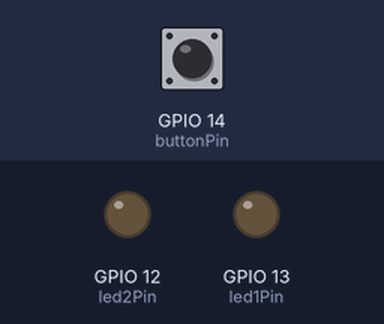
Simulated run of this program. Board: ESP32. Parts: output pins drawn as LEDs (lit = HIGH). Dashed ring = blinking. The test bench sets the inputs (shaded band); at power-on: GPIO 14 (buttonPin) HIGH.

Above: at 1.2 s.
1.3 s: GPIO 14 (buttonPin) pulled LOW for 1 s
At 2.25 s:
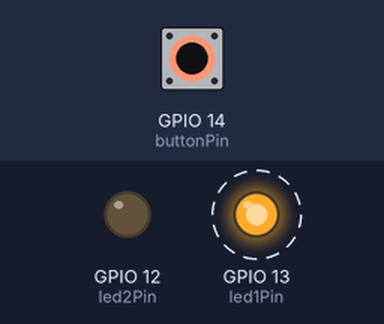
4.2 s: GPIO 14 (buttonPin) pulled LOW for 0.15 s
At 5.9 s:
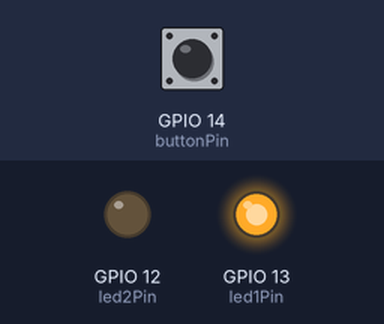
6.3 s: GPIO 14 (buttonPin) pulled LOW for 3.2 s
At 10.3 s:
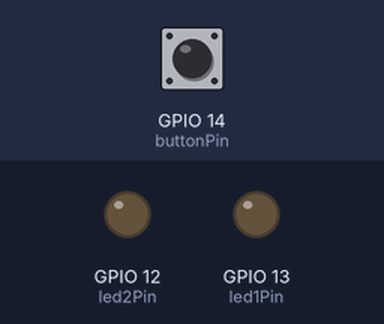
Timing chart, 0 to 11.8 s (numbered marks = the images above; inputs shaded):
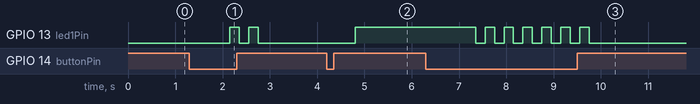

The program:

main.cpp
```cpp
#include <Arduino.h>
#include "OneButton.h"

const int led1Pin = 13;
const int led2Pin = 12;
const int buttonPin = 14;

OneButton button(buttonPin, true);
bool controlLed1 = true;
bool isLongPressActive = false;

void click() {
    digitalWrite(controlLed1 ? led1Pin : led2Pin, !digitalRead(controlLed1 ? led1Pin : led2Pin));
}

void doubleClick() {
    controlLed1 = !controlLed1;
}

void longPress() {
    isLongPressActive = true;
}

void longPressStop() {
    isLongPressActive = false;
    digitalWrite(controlLed1 ? led1Pin : led2Pin, LOW);
}

void setup() {
    pinMode(led1Pin, OUTPUT);
    pinMode(led2Pin, OUTPUT);
    button.attachClick(click);
    button.attachDoubleClick(doubleClick);
    button.attachLongPressStart(longPress);
    button.attachLongPressStop(longPressStop);
    button.setLongPressIntervalMs(1000);
}

void loop() {
    button.tick();
    if (isLongPressActive) {
        digitalWrite(controlLed1 ? led1Pin : led2Pin, HIGH);
        delay(200);
        digitalWrite(controlLed1 ? led1Pin : led2Pin, LOW);
        delay(200);
    }
}
```

Measured:
- after the input at 1.3 s, GPIO 13 (led1Pin): alternates HIGH for 0.20 s and LOW for 0.20 s, 4 changes in all, then stays LOW, starting after 0.85 s
- after the input at 4.2 s, GPIO 13 (led1Pin): LOW → HIGH after 0.60 s
- after the input at 6.3 s, GPIO 13 (led1Pin): alternates HIGH for 0.20 s and LOW for 0.20 s, 13 changes in all, then stays LOW, starting after 1.1 s
